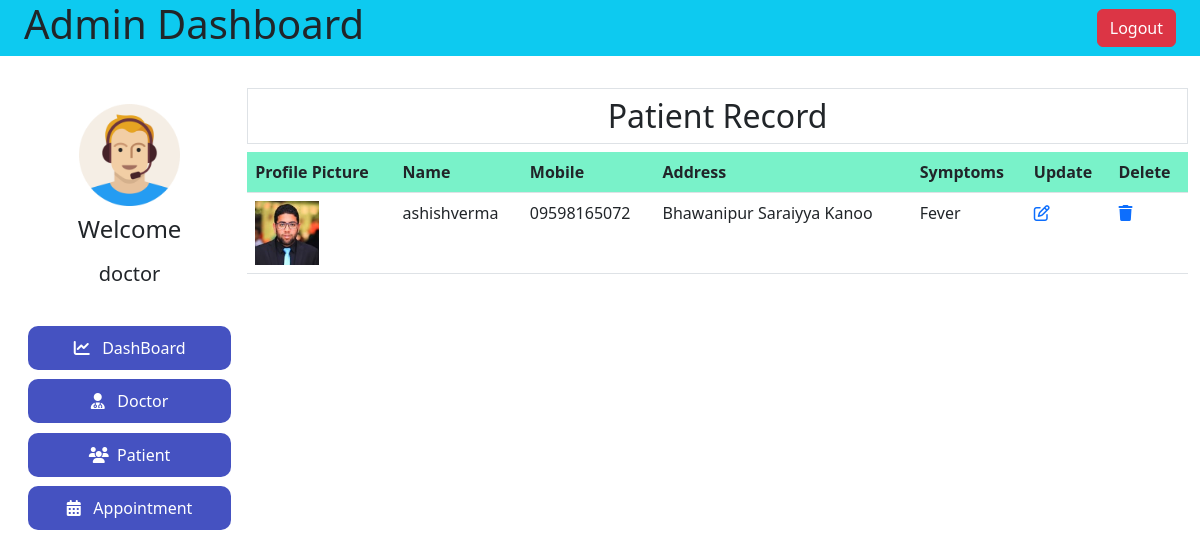
/admin-patient/ (signed in), run on an earlier commit of the app's database.
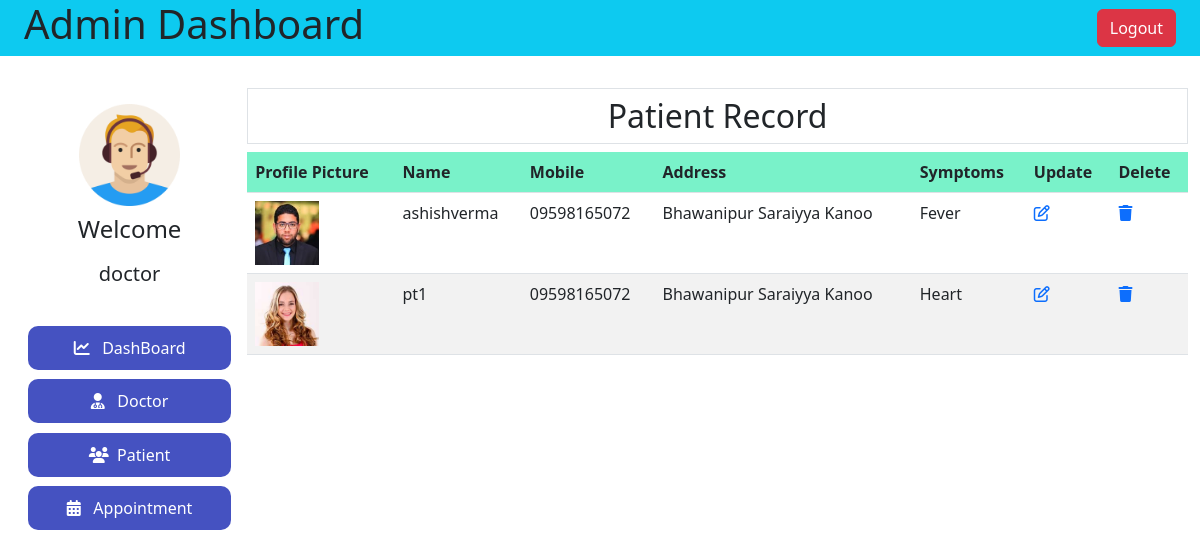
And on a later commit of the database.
### hospital/models.py (models this page shows, shortened)
class Patient(models.Model):
    user = models.OneToOneField(User, on_delete=models.CASCADE)
    profile_pic = models.ImageField(
        upload_to='profile_pic/PatientProfilePic/', null=True, blank=True)
    address = models.CharField(max_length=40)
    mobile = models.CharField(max_length=20, null=False)
    symptoms = models.CharField(max_length=100, null=False)
    assignedDoctorId = models.PositiveIntegerField(null=True)
    admitDate = models.DateField(auto_now=True)
    status = models.BooleanField(default=False)
    def __str__(self):
        return f"{self.user.first_name},{self.symptoms}"

### hospital/views.py (the view)
# urls.py: path('admin-patient/',ViewAdmindPatient,name='adminPatient'),
@login_required(login_url='adminlogin')
def ViewAdmindPatient(request):
    patients = Patient.objects.all().filter(status=True)
    print(patients)
    return render(request,'hospital/adminPatient.html',locals())

### templates/hospital/adminPatient.html (shortened to what this page needs)
{% extends 'hospital/adminDashboard.html' %}
{% block adminDashBoard %}
<h2 class="text-center p-2 border"> Patient Record</h2>
<table class="table table-striped table-hover">
    <tr class="bg-info" >
        <th >Profile Picture</th>
        <th>Name</th>
        <th>Mobile</th>
        <th>Address</th>
        <th>Symptoms</th>
        <th>Update</th>
        <th>Delete</th>
    </tr>
    {% for patient in patients %}
        <tr>
        <td><img id="doctorImg" src="{{patient.profile_pic.url}}" alt=""></td>
        <td>{{patient.user.username}}</td>
        <td>{{patient.mobile}}</td>
        <td>{{patient.address}}</td>
        <td>{{patient.symptoms}}</td>
        <td><a href="{% url 'PatientUpdate' patient.id %}"><i class="fa-regular fa-pen-to-square"></i></a></td>
        <td><a href="{% url 'PatientDelete' patient.id %}"><i class="fa-solid fa-trash"></i></a></td>
        </tr>
    {% endfor %}
</table>
{% endblock adminDashBoard %}

What changed in the data, as far as the page shows it:
added Patient: profile_pic (picture), user.username "pt1", mobile "09598165072", address "Bhawanipur Saraiyya Kanoo", symptoms "Heart"
